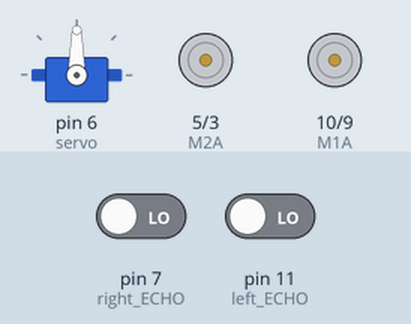
This sketch was run on a simulated Arduino Uno, built with avr-gcc and run on an emulated ATmega328P. Shown: servo, motor-driver pin pairs drawn as motors (green arrow = first pin HIGH = forward, orange = second pin HIGH = backward, longer = more drive). The test bench sets the inputs (shaded band); at power-on: pin 7 (right_ECHO) LOW, pin 11 (left_ECHO) LOW. Random numbers use the default seed unless the sketch sets one.

Above: at 0.1 s.
At 8.6 s:
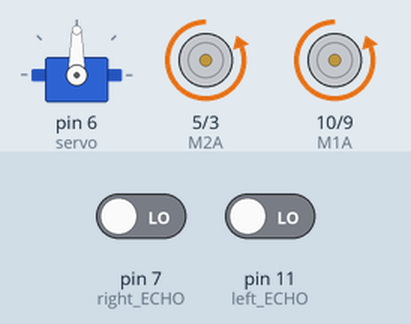
At 19.2 s:
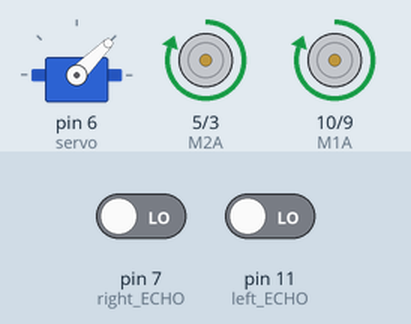
At 38.9 s:
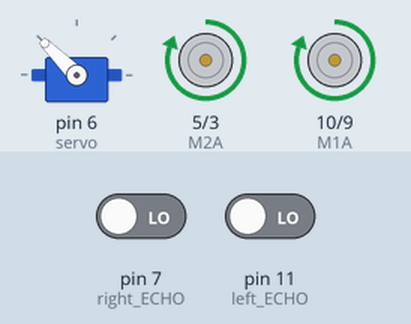
Timing chart, 0 to 40.0 s (numbered marks = the images above):
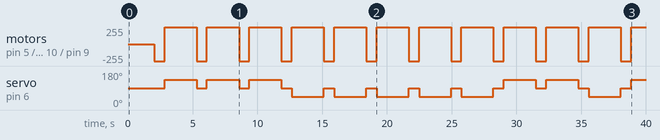

Measured:
- by itself, servo on pin 6 (servo): 90° → 135° at 2.8 s, → 90° 2.5 s later, → 135° 0.80 s later, → 90° 2.5 s later, … (23 changes in this stretch)
- by itself, motor on pin 5 (M2A) / pin 3 (M2B), motor on pin 10 (M1A) / pin 9 (M1B): alternates forward 255/255 for 2.5 s and backward 255/255 for 0.80 s

The sketch:

SB2_Double_ultrasonic_v2.0.ino
```cpp
#include <SoftwareSerial.h>
#include<Servo.h> //Servo 라이브러리를 추가
Servo servo;      //Servo 클래스로 servo객체 생성

//모터 핀번호
#define M1A  10
#define M1B  9
#define M2A  5
#define M2B  3


//왼쪽 초음파 센서
#define left_TRIG 12
#define left_ECHO 11
//오른쪽 초음파 센서
#define right_TRIG 8
#define right_ECHO 7

int left_duration;
int left_distance;
int right_duration;
int right_distance;

void setup(){
  Serial.begin(9600);

  servo.attach(6);

  //초음파센서들 세팅
  pinMode(left_TRIG, OUTPUT);
  pinMode(left_ECHO, INPUT);
  pinMode(right_TRIG, OUTPUT);
  pinMode(right_ECHO, INPUT);

  //모터 세팅
  pinMode(M1A, OUTPUT);
  pinMode(M1B, OUTPUT);
  pinMode(M2A, OUTPUT);
  pinMode(M2B, OUTPUT);


  servo.write(90);

}

void loop(){  //초음파센서들을 사용하면서 주행
  left_ultrasonic();
  right_ultrasonic();

  autorun();
}

void left_ultrasonic(){
        digitalWrite(left_TRIG,LOW);
        digitalWrite(left_ECHO,LOW);
        delay(2);
        digitalWrite(left_TRIG,HIGH);
        delay(10);
        digitalWrite(left_TRIG,LOW);


        left_duration = pulseIn(left_ECHO,HIGH);
        left_distance =  left_duration / 29.0/ 2.0; //340 * duration * 0.001 / 2;
}

void right_ultrasonic(){
        digitalWrite(right_TRIG,LOW);
        digitalWrite(right_ECHO,LOW);
        delay(2);
        digitalWrite(right_TRIG,HIGH);
        delay(10);
        digitalWrite(right_TRIG,LOW);


        right_duration = pulseIn(right_ECHO,HIGH);
        right_distance =  right_duration / 29.0/ 2.0; //340 * duration * 0.001 / 2;

}


void Foward(int spd) {
  servo.write(90);
  analogWrite(M1A, spd);
  analogWrite(M1B, 0);
  analogWrite(M2A, spd);
  analogWrite(M2B, 0);
//전진
  }

void Back (int spd){
  servo.write(90);
  analogWrite(M1A, 0);
  analogWrite(M1B, spd);
  analogWrite(M2A, 0);
  analogWrite(M2B, spd);
  delay(300);
//후진
}

void Left(int spd) {
  analogWrite(M1A, spd);
  analogWrite(M1B, 0);
  analogWrite(M2A, spd);
  analogWrite(M2B, 0);
  servo.write(45);
//좌로 회전
}

void Right(int spd) {
  servo.write(135);
  analogWrite(M1A, spd);
  analogWrite(M1B, 0);
  analogWrite(M2A, spd);
  analogWrite(M2B, 0);
//우로 회전
}


void Stop() {
  analogWrite(M1A, 0);
  analogWrite(M1B, 0);
  analogWrite(M2A, 0);
  analogWrite(M2B, 0);
//멈춤
}

void random_turning()  //난수를 사용하여 랜덤으로 회전
{
  int Random=random(0,2);
  if(Random==1)
  {
    Right(255);
    delay(150);
  }
  else
  {
    Left(255);
    delay(150);
  }
}

void autorun(){
  if(right_distance<23){
    if(left_distance<23)
    {
      Back(255);
      delay(500);
      random_turning();
      delay(300);
    }
    else{
      Left(255);
      delay(300);
    }
  }
  else if(left_distance<20){
    Right(255);
    delay(300);
  }
  else
  {
    Foward(255);
  }
}
```
